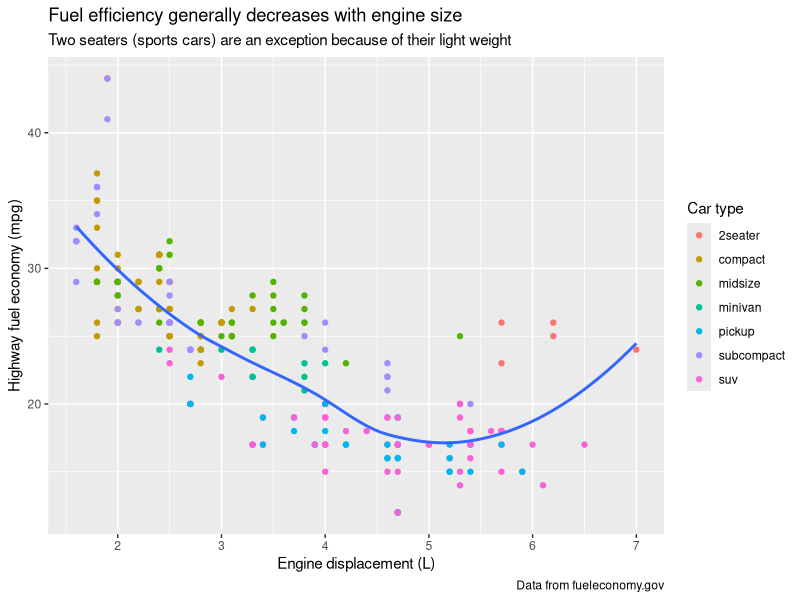
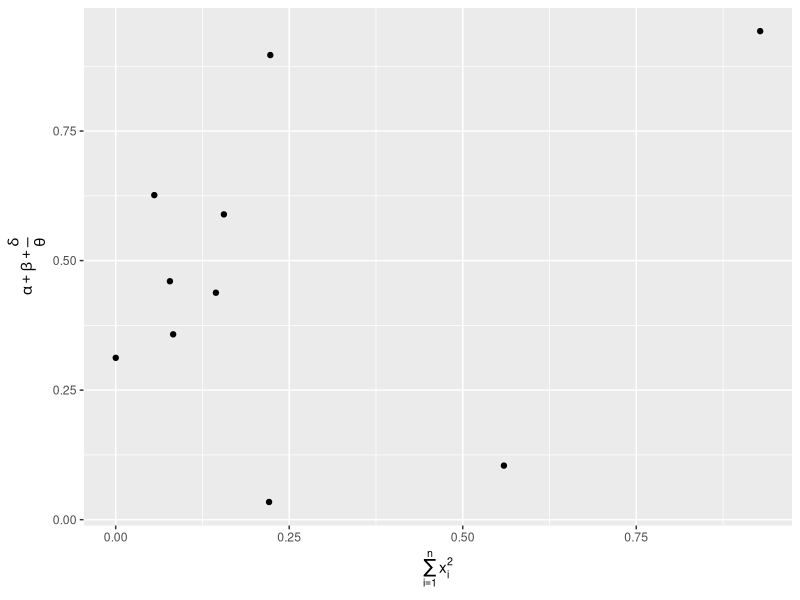
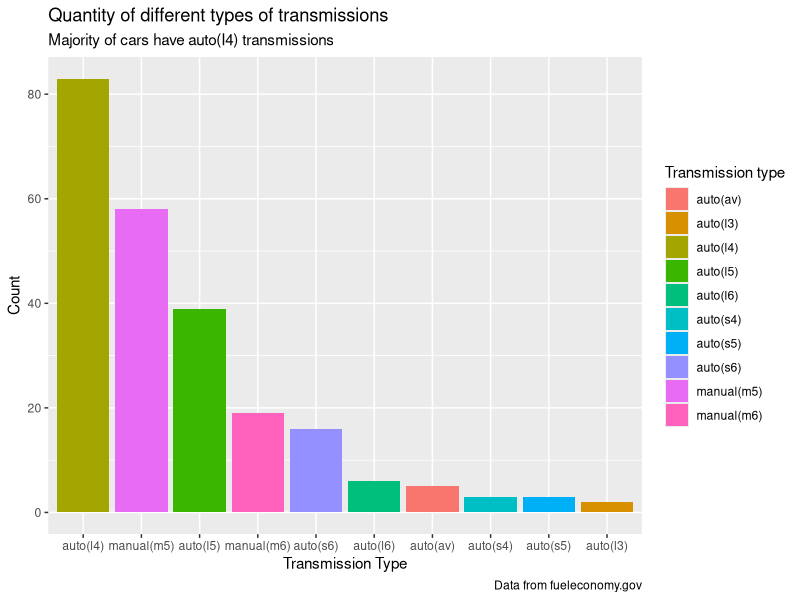
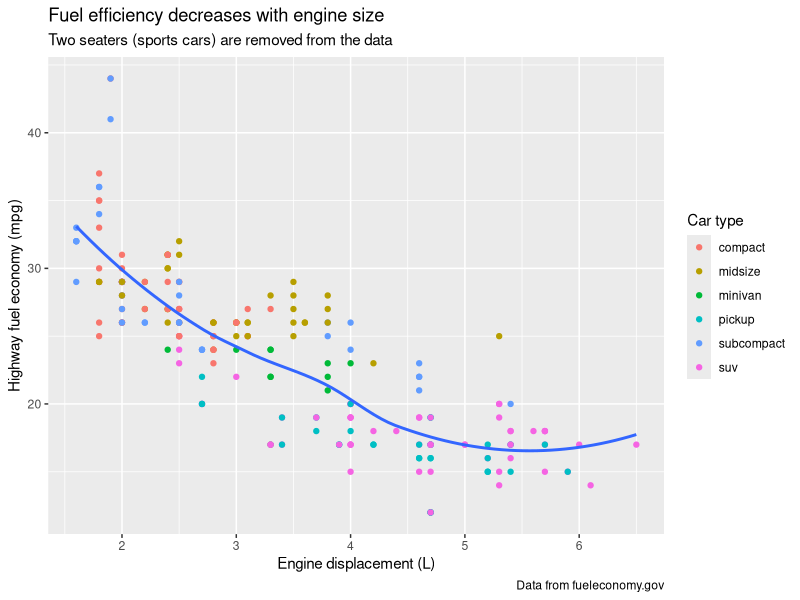
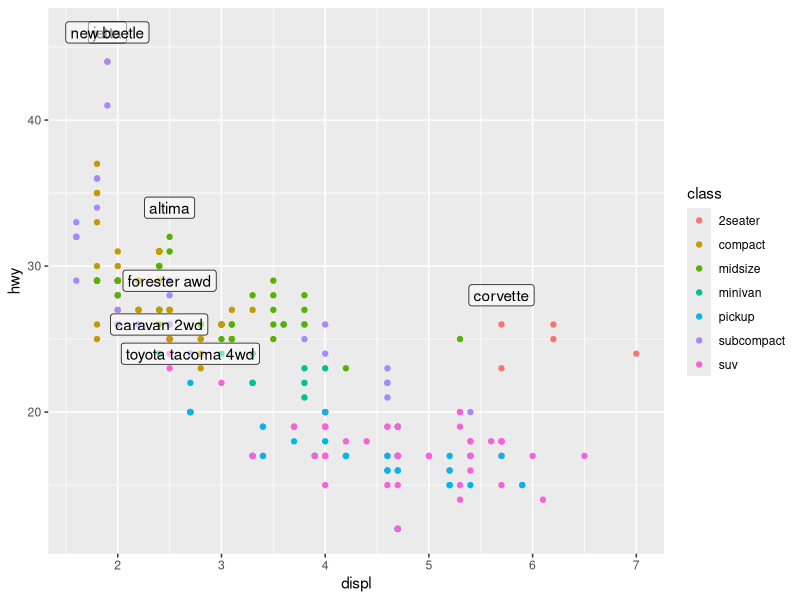
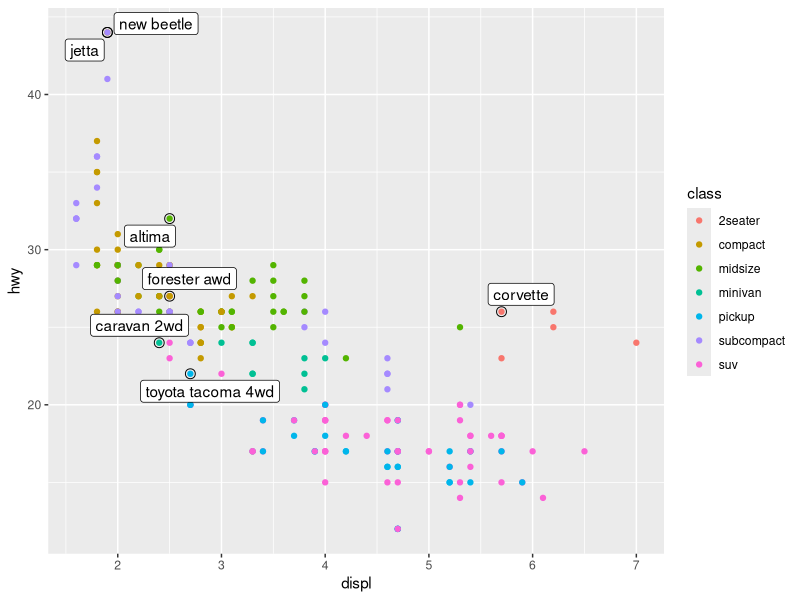
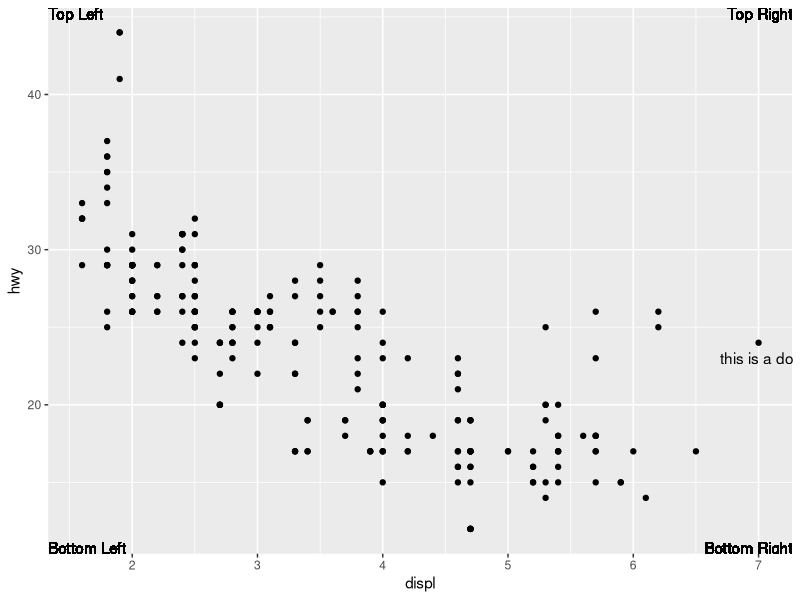
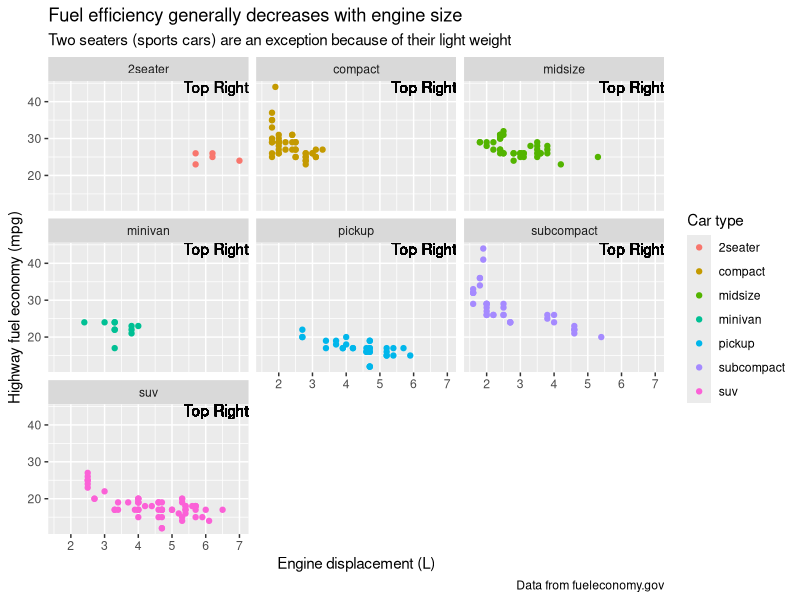

Source code (R) for these figures, in order:
#Chapter 28 - Graphics for Communication Notes

library(tidyverse)

ggplot(mpg, aes(displ, hwy)) + 
  geom_point(aes(color = class)) +
  geom_smooth(se = FALSE) +
  labs(title = "Fuel efficiency generally decreases with engine size",
       subtitle = "Two seaters (sports cars) are an exception because of their light weight",
       caption = "Data from fueleconomy.gov",
       x = "Engine displacement (L)",
       y = "Highway fuel economy (mpg)",
       color = "Car type")

# good titles summarize the findings, not just describe what the plot is
# axis and legend labels should be detailed and include units

# use math equations as labels instead? Replace "" with quote()

df <- tibble(
  x = runif(10),
  y = runif(10)
)

ggplot(df, aes(x, y)) +
  geom_point() +
  labs(
    x = quote(sum(x[i] ^ 2, i == 1, n)),
    y = quote(alpha + beta + frac(delta, theta))
  )

#Create one plot on the fuel economy data with customised title, subtitle, caption, x, y, and colour labels.

ggplot(mpg, aes(x = fct_infreq(trans))) + 
  geom_bar(aes(fill = trans)) +
  labs(title = "Quantity of different types of transmissions",
       subtitle = "Majority of cars have auto(I4) transmissions",
       caption = "Data from fueleconomy.gov",
       x = "Transmission Type",
       y = "Count",
       fill = "Transmission type")

#The geom_smooth() is somewhat misleading because the hwy for large engines is skewed upwards due to the inclusion of lightweight sports cars with big engines. 
#Use your modelling tools to fit and display a better model.

mpg_no_2seater <-  
  mpg |> 
  filter(class != "2seater")

ggplot(mpg_no_2seater, aes(displ, hwy)) + 
  geom_point(aes(color = class)) +
  geom_smooth(se = FALSE) +
  labs(title = "Fuel efficiency decreases with engine size",
       subtitle = "Two seaters (sports cars) are removed from the data",
       caption = "Data from fueleconomy.gov",
       x = "Engine displacement (L)",
       y = "Highway fuel economy (mpg)",
       color = "Car type")

#annotations

library(ggrepel)

best_in_class <- mpg |> 
  group_by(class) |> 
  filter(row_number(desc(hwy)) == 1)

ggplot(mpg, aes(displ, hwy)) + 
  geom_point(aes(color = class)) +
  geom_label(aes(label = model), data = best_in_class, nudge_y = 2, alpha = 0.5)

ggplot(mpg, aes(displ, hwy)) + 
  geom_point(aes(color = class)) +
  geom_point(size = 3, shape = 1, data = best_in_class) +
  geom_label_repel(aes(label = model), data = best_in_class)


#Use geom_text() with infinite positions to place text at the four corners of the plot.

ggplot(mpg, aes(displ, hwy)) +
  geom_point() +
  geom_text(aes(x = Inf, y = Inf, label = "Top Right", vjust = "top", hjust = "right")) +
  geom_text(aes(x = Inf, y = -Inf, label = "Bottom Right", vjust = "bottom", hjust = "right")) +
  geom_text(aes(x = -Inf, y = Inf, label = "Top Left", vjust = "top", hjust = "left")) + 
  geom_text(aes(x = -Inf, y = -Inf, label = "Bottom Left", vjust = "bottom", hjust = "left")) +
  annotate(geom = "text",
               x = 7,
               y = 23,
               label = "this is a dot")

#How do labels with geom_text() interact with faceting?
ggplot(mpg, aes(displ, hwy)) + 
  geom_point(aes(color = class)) +
  facet_wrap(~class) +
  geom_text(aes(x = Inf, y = Inf, label = "Top Right", vjust = "top", hjust = "right")) +
  labs(title = "Fuel efficiency generally decreases with engine size",
       subtitle = "Two seaters (sports cars) are an exception because of their light weight",
       caption = "Data from fueleconomy.gov",
       x = "Engine displacement (L)",
       y = "Highway fuel economy (mpg)",
       color = "Car type")


#How can you add a label to a single facet? 
#How can you put a different label in each facet?

facet_labels <- data.frame(label = c("1st Graph", "2nd Graph", "3rd Graph"),
                       class = c("2seater", "compact", "midsize"),
                       x = c(3, 4, 6),
                       y = c(20, 30, 40))
  
ggplot(mpg, aes(displ, hwy)) +
  geom_point() +
  facet_wrap(~class) +
  geom_text(facet_labels, mapping = aes(x = x, y = y, label = label))


#scaling
ggplot(mpg, aes(displ, hwy)) +
  geom_point(aes(colour = class))

ggplot(mpg, aes(displ, hwy)) +
  geom_point() +
  scale_y_continuous(breaks = seq(15, 40, by = 5))

ggplot(mpg, aes(displ, hwy)) +
  geom_point() +
  scale_x_continuous(labels = NULL) +
  scale_y_continuous(labels = NULL)

base <- ggplot(mpg, aes(displ, hwy)) +
  geom_point(aes(colour = class))

base + theme(legend.position = "left")
base + theme(legend.position = "top")
base + theme(legend.position = "bottom")
base + theme(legend.position = "right") # the default
base + theme(legend.position = "none")

ggplot(mpg, aes(displ, hwy)) +
  geom_point(aes(colour = class)) +
  geom_smooth(se = FALSE) +
  theme(legend.position = "bottom") +
  guides(colour = guide_legend(nrow = 1, override.aes = list(size = 4)))
#> `geom_smooth()` using method = 'loess' and formula = 'y ~ x'


#replacing a scale - log transform
ggplot(diamonds, aes(carat, price)) +
  geom_bin2d()

ggplot(diamonds, aes(log10(carat), log10(price))) +
  geom_bin2d()

ggplot(diamonds, aes(carat, price)) +
  geom_bin2d() + 
  scale_x_log10() + 
  scale_y_log10()


#replacing color
ggplot(mpg, aes(displ, hwy)) +
  geom_point(aes(color = drv))

ggplot(mpg, aes(displ, hwy)) +
  geom_point(aes(color = drv)) +
  scale_colour_brewer(palette = "Set1")

ggplot(mpg, aes(displ, hwy)) +
  geom_point(aes(color = drv, shape = drv)) +
  scale_colour_brewer(palette = "Set1")


#predefined color mapping
presidential %>%
  mutate(id = 33 + row_number()) %>%
  ggplot(aes(start, id, colour = party)) +
  geom_point() +
  geom_segment(aes(xend = end, yend = id)) +
  scale_colour_manual(values = c(Republican = "red", Democratic = "blue"))


#Why doesn’t the following code override the default scale?

library(hexbin)

df <- tibble(
  x = rnorm(10000),
  y = rnorm(10000)
)

ggplot(df, aes(x, y)) +
  geom_hex() +
  scale_colour_gradient(low = "white", high = "red") +
  coord_fixed()

#the color changes when replacing scale_color_gradient with scale_fill_gradient
ggplot(df, aes(x, y)) +
  geom_hex() +
  scale_fill_gradient(low = "white", high = "red") +
  coord_fixed()


#What is the first argument to every scale? How does it compare to labs()?
#labels and #breaks


#Change the display of the presidential terms by:
#Combining the two variants shown above.
#Improving the display of the y axis.
#Labelling each term with the name of the president.
#Adding informative plot labels.
#Placing breaks every 4 years (this is trickier than it seems!).

presidential %>%
  mutate(id = 33 + row_number()) %>%
  ggplot(aes(start, id, colour = party)) +
  geom_point() +
  geom_segment(aes(xend = end, yend = id)) +
  scale_colour_manual(values = c(Republican = "red", Democratic = "blue")) + 
  scale_x_date(breaks = as.Date(c(1950:2020)))